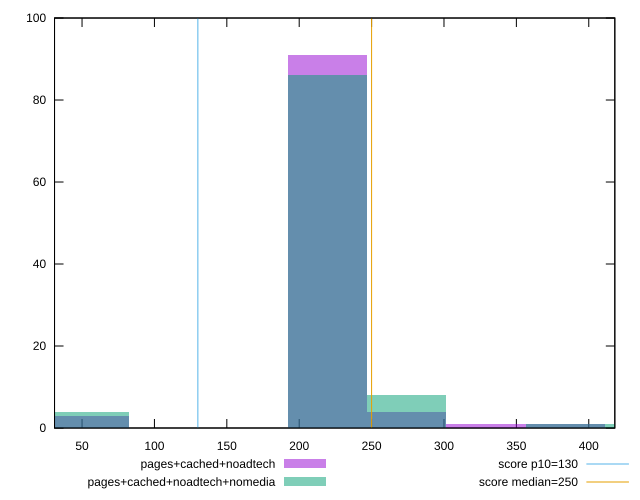

gnuplot code for this plot:
reset

$pagesCachedNoadtech <<EOF
219.41549854411014 91
274.2693731801377 4
54.853874636027534 3
383.97712245219276 1
329.1232478161652 1
EOF

$pagesCachedNoadtechNomedia <<EOF
219.41549854411014 86
54.853874636027534 4
274.2693731801377 8
383.97712245219276 1
438.8309970882203 1
EOF

set key outside below
set boxwidth 54.853874636027534
set xrange [31:418.00000000000045]
set yrange [0:100]
set trange [0:100]
set style fill transparent solid 0.5 noborder

set parametric
set terminal svg size 640, 500 enhanced background rgb 'white'
set output "report_00021_2021-02-20T09:16:39.615Z/max-potential-fid/comparison/histogram/2_vs_3.svg"

plot $pagesCachedNoadtech title "pages+cached+noadtech" with boxes, \
     $pagesCachedNoadtechNomedia title "pages+cached+noadtech+nomedia" with boxes, \
     130,t title "score p10=130", \
     250,t title "score median=250"

reset
